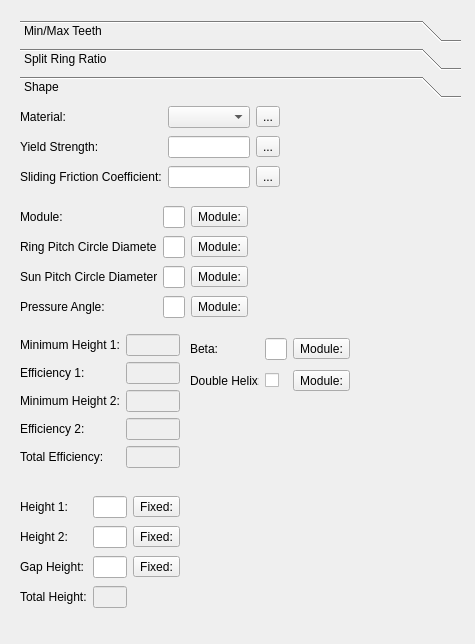
<?xml version="1.0" encoding="UTF-8"?>
<ui version="4.0">
 <class>Dialog</class>
 <widget class="QDialog" name="Dialog">
  <property name="geometry">
   <rect>
    <x>0</x>
    <y>0</y>
    <width>475</width>
    <height>644</height>
   </rect>
  </property>
  <property name="windowTitle">
   <string>Dialog</string>
  </property>
  <widget class="QToolBox" name="toolBox">
   <property name="geometry">
    <rect>
     <x>20</x>
     <y>20</y>
     <width>441</width>
     <height>611</height>
    </rect>
   </property>
   <property name="currentIndex">
    <number>2</number>
   </property>
   <widget class="QWidget" name="min_max_teeth_page">
    <property name="geometry">
     <rect>
      <x>0</x>
      <y>0</y>
      <width>441</width>
      <height>518</height>
     </rect>
    </property>
    <attribute name="label">
     <string>Min/Max Teeth</string>
    </attribute>
    <widget class="QWidget" name="verticalLayoutWidget">
     <property name="geometry">
      <rect>
       <x>0</x>
       <y>20</y>
       <width>431</width>
       <height>200</height>
      </rect>
     </property>
     <layout class="QVBoxLayout" name="verticalLayout">
      <item>
       <layout class="QHBoxLayout" name="horizontalLayout">
        <item>
         <widget class="QLabel" name="label">
          <property name="text">
           <string>Min Sun-1 Teeth:</string>
          </property>
         </widget>
        </item>
        <item>
         <widget class="QSpinBox" name="min_sun_1_teeth_spinbox">
          <property name="minimum">
           <number>0</number>
          </property>
          <property name="maximum">
           <number>99999</number>
          </property>
         </widget>
        </item>
        <item>
         <widget class="QToolButton" name="min_sun_1_teeth_spinbox_lock">
          <property name="text">
           <string>...</string>
          </property>
          <property name="icon">
           <iconset theme="lock"/>
          </property>
         </widget>
        </item>
        <item>
         <widget class="QLabel" name="label_2">
          <property name="text">
           <string>Max Sun-1 Teeth:</string>
          </property>
         </widget>
        </item>
        <item>
         <widget class="QSpinBox" name="max_sun_1_teeth_spinbox">
          <property name="minimum">
           <number>0</number>
          </property>
          <property name="maximum">
           <number>99999</number>
          </property>
         </widget>
        </item>
        <item>
         <widget class="QToolButton" name="max_sun_1_teeth_spinbox_lock">
          <property name="text">
           <string>...</string>
          </property>
          <property name="icon">
           <iconset theme="lock"/>
          </property>
         </widget>
        </item>
       </layout>
      </item>
      <item>
       <layout class="QHBoxLayout" name="horizontalLayout_2">
        <item>
         <widget class="QLabel" name="label_3">
          <property name="text">
           <string>Min Planet-1 Teeth:</string>
          </property>
         </widget>
        </item>
        <item>
         <widget class="QSpinBox" name="min_planet_1_teeth_spinbox">
          <property name="minimum">
           <number>0</number>
          </property>
          <property name="maximum">
           <number>99999</number>
          </property>
         </widget>
        </item>
        <item>
         <widget class="QToolButton" name="min_planet_1_teeth_spinbox_lock">
          <property name="text">
           <string>...</string>
          </property>
          <property name="icon">
           <iconset theme="lock"/>
          </property>
         </widget>
        </item>
        <item>
         <widget class="QLabel" name="label_4">
          <property name="text">
           <string>Max Planet-1 Teeth:</string>
          </property>
         </widget>
        </item>
        <item>
         <widget class="QSpinBox" name="max_planet_1_teeth_spinbox">
          <property name="minimum">
           <number>0</number>
          </property>
          <property name="maximum">
           <number>99999</number>
          </property>
         </widget>
        </item>
        <item>
         <widget class="QToolButton" name="max_planet_1_teeth_spinbox_lock">
          <property name="text">
           <string>...</string>
          </property>
          <property name="icon">
           <iconset theme="lock"/>
          </property>
         </widget>
        </item>
       </layout>
      </item>
      <item>
       <layout class="QHBoxLayout" name="horizontalLayout_3">
        <item>
         <widget class="QLabel" name="label_5">
          <property name="text">
           <string>Min Ring-1 Teeth:</string>
          </property>
         </widget>
        </item>
        <item>
         <widget class="QSpinBox" name="min_ring_1_teeth_spinbox">
          <property name="minimum">
           <number>0</number>
          </property>
          <property name="maximum">
           <number>99999</number>
          </property>
         </widget>
        </item>
        <item>
         <widget class="QToolButton" name="min_ring_1_teeth_spinbox_lock">
          <property name="text">
           <string>...</string>
          </property>
          <property name="icon">
           <iconset theme="lock"/>
          </property>
         </widget>
        </item>
        <item>
         <widget class="QLabel" name="label_6">
          <property name="text">
           <string>Max Ring-1 Teeth:</string>
          </property>
         </widget>
        </item>
        <item>
         <widget class="QSpinBox" name="max_ring_1_teeth_spinbox">
          <property name="minimum">
           <number>0</number>
          </property>
          <property name="maximum">
           <number>99999</number>
          </property>
         </widget>
        </item>
        <item>
         <widget class="QToolButton" name="miax_ring_1_teeth_spinbox_lock">
          <property name="text">
           <string>...</string>
          </property>
          <property name="icon">
           <iconset theme="lock"/>
          </property>
         </widget>
        </item>
       </layout>
      </item>
      <item>
       <layout class="QHBoxLayout" name="horizontalLayout_4">
        <item>
         <widget class="QLabel" name="label_7">
          <property name="text">
           <string>Min Sun-2 Teeth:</string>
          </property>
         </widget>
        </item>
        <item>
         <widget class="QSpinBox" name="min_sun_2_teeth_spinbox">
          <property name="minimum">
           <number>0</number>
          </property>
          <property name="maximum">
           <number>99999</number>
          </property>
         </widget>
        </item>
        <item>
         <widget class="QToolButton" name="min_sun_2_teeth_spinbox_lock">
          <property name="text">
           <string>...</string>
          </property>
          <property name="icon">
           <iconset theme="lock"/>
          </property>
         </widget>
        </item>
        <item>
         <widget class="QLabel" name="label_8">
          <property name="text">
           <string>Max Sun-2 Teeth:</string>
          </property>
         </widget>
        </item>
        <item>
         <widget class="QSpinBox" name="max_sun_2_teeth_spinbox">
          <property name="minimum">
           <number>0</number>
          </property>
          <property name="maximum">
           <number>99999</number>
          </property>
         </widget>
        </item>
        <item>
         <widget class="QToolButton" name="max_sun_2_teeth_spinbox_lock">
          <property name="text">
           <string>...</string>
          </property>
          <property name="icon">
           <iconset theme="lock"/>
          </property>
         </widget>
        </item>
       </layout>
      </item>
      <item>
       <layout class="QHBoxLayout" name="horizontalLayout_5">
        <item>
         <widget class="QLabel" name="label_9">
          <property name="text">
           <string>Min Planet-2 Teeth:</string>
          </property>
         </widget>
        </item>
        <item>
         <widget class="QSpinBox" name="min_planet_2_teeth_spinbox">
          <property name="minimum">
           <number>0</number>
          </property>
          <property name="maximum">
           <number>99999</number>
          </property>
         </widget>
        </item>
        <item>
         <widget class="QToolButton" name="min_planet_2_teeth_spinbox_lock">
          <property name="text">
           <string>...</string>
          </property>
          <property name="icon">
           <iconset theme="lock"/>
          </property>
         </widget>
        </item>
        <item>
         <widget class="QLabel" name="label_10">
          <property name="text">
           <string>Max Planet-2 Teeth:</string>
          </property>
         </widget>
        </item>
        <item>
         <widget class="QSpinBox" name="max_planet_2_teeth_spinbox">
          <property name="minimum">
           <number>0</number>
          </property>
          <property name="maximum">
           <number>99999</number>
          </property>
         </widget>
        </item>
        <item>
         <widget class="QToolButton" name="max_planet_2_teeth_spinbox_lock">
          <property name="text">
           <string>...</string>
          </property>
          <property name="icon">
           <iconset theme="lock"/>
          </property>
         </widget>
        </item>
       </layout>
      </item>
      <item>
       <layout class="QHBoxLayout" name="horizontalLayout_6">
        <item>
         <widget class="QLabel" name="label_11">
          <property name="text">
           <string>Min Ring-2 Teeth:</string>
          </property>
         </widget>
        </item>
        <item>
         <widget class="QSpinBox" name="min_ring_2_teeth_spinbox">
          <property name="minimum">
           <number>0</number>
          </property>
          <property name="maximum">
           <number>99999</number>
          </property>
         </widget>
        </item>
        <item>
         <widget class="QToolButton" name="min_ring_2_teeth_spinbox_lock">
          <property name="text">
           <string>...</string>
          </property>
          <property name="icon">
           <iconset theme="lock"/>
          </property>
         </widget>
        </item>
        <item>
         <widget class="QLabel" name="label_12">
          <property name="text">
           <string>Max Ring-2 Teeth:</string>
          </property>
         </widget>
        </item>
        <item>
         <widget class="QSpinBox" name="max_ring_2_teeth_spinbox">
          <property name="minimum">
           <number>0</number>
          </property>
          <property name="maximum">
           <number>99999</number>
          </property>
         </widget>
        </item>
        <item>
         <widget class="QToolButton" name="max_ring_2_teeth_spinbox_lock">
          <property name="text">
           <string>...</string>
          </property>
          <property name="icon">
           <iconset theme="lock"/>
          </property>
         </widget>
        </item>
       </layout>
      </item>
     </layout>
    </widget>
   </widget>
   <widget class="QWidget" name="split_ring_ratio_page">
    <property name="geometry">
     <rect>
      <x>0</x>
      <y>0</y>
      <width>441</width>
      <height>518</height>
     </rect>
    </property>
    <attribute name="label">
     <string>Split Ring Ratio</string>
    </attribute>
    <widget class="QWidget" name="verticalLayoutWidget_2">
     <property name="geometry">
      <rect>
       <x>10</x>
       <y>0</y>
       <width>161</width>
       <height>95</height>
      </rect>
     </property>
     <layout class="QVBoxLayout" name="verticalLayout_2">
      <item>
       <layout class="QHBoxLayout" name="horizontalLayout_7">
        <item>
         <widget class="QLabel" name="label_33">
          <property name="text">
           <string>Input:</string>
          </property>
         </widget>
        </item>
        <item>
         <widget class="QComboBox" name="input_combobox"/>
        </item>
        <item>
         <widget class="QToolButton" name="input_combobox_lock">
          <property name="text">
           <string>...</string>
          </property>
          <property name="icon">
           <iconset theme="lock"/>
          </property>
         </widget>
        </item>
       </layout>
      </item>
      <item>
       <layout class="QHBoxLayout" name="horizontalLayout_8">
        <item>
         <widget class="QLabel" name="label_35">
          <property name="text">
           <string>Output:</string>
          </property>
         </widget>
        </item>
        <item>
         <widget class="QComboBox" name="output_combobox"/>
        </item>
        <item>
         <widget class="QToolButton" name="output_combobox_lock">
          <property name="text">
           <string>...</string>
          </property>
          <property name="icon">
           <iconset theme="lock"/>
          </property>
         </widget>
        </item>
       </layout>
      </item>
      <item>
       <layout class="QHBoxLayout" name="horizontalLayout_9">
        <item>
         <widget class="QLabel" name="label_34">
          <property name="text">
           <string>Fixed:</string>
          </property>
         </widget>
        </item>
        <item>
         <widget class="QComboBox" name="fixed_combobox"/>
        </item>
        <item>
         <widget class="QToolButton" name="fixed_combobox_lock">
          <property name="text">
           <string>Fixed:</string>
          </property>
          <property name="icon">
           <iconset theme="lock"/>
          </property>
         </widget>
        </item>
       </layout>
      </item>
     </layout>
    </widget>
    <widget class="QWidget" name="verticalLayoutWidget_3">
     <property name="geometry">
      <rect>
       <x>10</x>
       <y>100</y>
       <width>210</width>
       <height>96</height>
      </rect>
     </property>
     <layout class="QVBoxLayout" name="verticalLayout_3">
      <item>
       <layout class="QHBoxLayout" name="horizontalLayout_10">
        <item>
         <widget class="QLabel" name="label_27">
          <property name="text">
           <string>Gear Addendum:</string>
          </property>
         </widget>
        </item>
        <item>
         <widget class="QLineEdit" name="gear_addendum_lineedit"/>
        </item>
        <item>
         <widget class="QToolButton" name="gear_addendum_lineedit_lock">
          <property name="text">
           <string>...</string>
          </property>
          <property name="icon">
           <iconset theme="lock"/>
          </property>
         </widget>
        </item>
       </layout>
      </item>
      <item>
       <layout class="QHBoxLayout" name="horizontalLayout_11">
        <item>
         <widget class="QLabel" name="label_28">
          <property name="text">
           <string>Planet Clearance:</string>
          </property>
         </widget>
        </item>
        <item>
         <widget class="QLineEdit" name="planet_clearance_lineedit"/>
        </item>
        <item>
         <widget class="QToolButton" name="planet_clearance_lineedit_lock">
          <property name="text">
           <string>...</string>
          </property>
          <property name="icon">
           <iconset theme="lock"/>
          </property>
         </widget>
        </item>
       </layout>
      </item>
      <item>
       <layout class="QHBoxLayout" name="horizontalLayout_12">
        <item>
         <widget class="QLabel" name="label_29">
          <property name="text">
           <string>Number of Planets:</string>
          </property>
         </widget>
        </item>
        <item>
         <widget class="QSpinBox" name="number_of_planets_spinbox">
          <property name="minimum">
           <number>0</number>
          </property>
          <property name="maximum">
           <number>99999</number>
          </property>
         </widget>
        </item>
        <item>
         <widget class="QToolButton" name="number_of_planets_spinbox_lock">
          <property name="text">
           <string>...</string>
          </property>
          <property name="icon">
           <iconset theme="lock"/>
          </property>
         </widget>
        </item>
       </layout>
      </item>
     </layout>
    </widget>
    <widget class="QWidget" name="verticalLayoutWidget_4">
     <property name="geometry">
      <rect>
       <x>10</x>
       <y>200</y>
       <width>301</width>
       <height>95</height>
      </rect>
     </property>
     <layout class="QVBoxLayout" name="verticalLayout_4">
      <item>
       <layout class="QHBoxLayout" name="horizontalLayout_13">
        <item>
         <widget class="QLabel" name="label_15">
          <property name="text">
           <string>Target Gear Ratio:</string>
          </property>
         </widget>
        </item>
        <item>
         <widget class="QLineEdit" name="target_gear_ratio_lineedit"/>
        </item>
        <item>
         <widget class="QToolButton" name="target_gear_ratio_lineedit_lock">
          <property name="text">
           <string>...</string>
          </property>
          <property name="icon">
           <iconset theme="lock"/>
          </property>
         </widget>
        </item>
       </layout>
      </item>
      <item>
       <layout class="QHBoxLayout" name="horizontalLayout_14">
        <item>
         <widget class="QLabel" name="label_13">
          <property name="text">
           <string>Calculating Options:</string>
          </property>
         </widget>
        </item>
        <item>
         <widget class="QProgressBar" name="gear_ratio_options_progress">
          <property name="value">
           <number>24</number>
          </property>
         </widget>
        </item>
        <item>
         <widget class="QPushButton" name="gear_ratio_options_progress_abort">
          <property name="text">
           <string>Abort</string>
          </property>
         </widget>
        </item>
       </layout>
      </item>
      <item>
       <layout class="QHBoxLayout" name="horizontalLayout_15">
        <item>
         <widget class="QLabel" name="label_14">
          <property name="text">
           <string>Options:</string>
          </property>
         </widget>
        </item>
        <item>
         <widget class="QComboBox" name="gear_ratio_options_combobox"/>
        </item>
        <item>
         <widget class="QToolButton" name="gear_ratio_options_combobox_lock">
          <property name="text">
           <string>...</string>
          </property>
          <property name="icon">
           <iconset theme="lock"/>
          </property>
         </widget>
        </item>
       </layout>
      </item>
     </layout>
    </widget>
    <widget class="QWidget" name="gridLayoutWidget_3">
     <property name="geometry">
      <rect>
       <x>10</x>
       <y>300</y>
       <width>301</width>
       <height>51</height>
      </rect>
     </property>
     <layout class="QGridLayout" name="gridLayout_3">
      <item row="0" column="1">
       <widget class="QLabel" name="is_planet_neighbor_constraint_satisfied_indicator_label">
        <property name="text">
         <string>X</string>
        </property>
        <property name="alignment">
         <set>Qt::AlignmentFlag::AlignCenter</set>
        </property>
       </widget>
      </item>
      <item row="0" column="0">
       <widget class="QLabel" name="label_30">
        <property name="text">
         <string>Is planet neighbor constraint satisfied:</string>
        </property>
       </widget>
      </item>
      <item row="1" column="0">
       <widget class="QLabel" name="label_31">
        <property name="text">
         <string>Is homogeneity distribution constraint satisfied:</string>
        </property>
       </widget>
      </item>
      <item row="1" column="1">
       <widget class="QLabel" name="is_homogeneity_distribution_constraint_satisfied_indicator_label">
        <property name="text">
         <string>X</string>
        </property>
        <property name="alignment">
         <set>Qt::AlignmentFlag::AlignCenter</set>
        </property>
       </widget>
      </item>
     </layout>
    </widget>
   </widget>
   <widget class="QWidget" name="shape_page">
    <property name="geometry">
     <rect>
      <x>0</x>
      <y>0</y>
      <width>441</width>
      <height>518</height>
     </rect>
    </property>
    <attribute name="label">
     <string>Shape</string>
    </attribute>
    <widget class="QWidget" name="formLayoutWidget">
     <property name="geometry">
      <rect>
       <x>0</x>
       <y>230</y>
       <width>160</width>
       <height>151</height>
      </rect>
     </property>
     <layout class="QFormLayout" name="formLayout">
      <item row="0" column="0">
       <widget class="QLabel" name="label_16">
        <property name="text">
         <string>Minimum Height 1:</string>
        </property>
       </widget>
      </item>
      <item row="0" column="1">
       <widget class="QLineEdit" name="minimum_height_1_indicator_lineedit">
        <property name="enabled">
         <bool>false</bool>
        </property>
       </widget>
      </item>
      <item row="1" column="1">
       <widget class="QLineEdit" name="efficiency_1_indicator_lineedit">
        <property name="enabled">
         <bool>false</bool>
        </property>
       </widget>
      </item>
      <item row="2" column="0">
       <widget class="QLabel" name="label_22">
        <property name="text">
         <string>Minimum Height 2:</string>
        </property>
       </widget>
      </item>
      <item row="2" column="1">
       <widget class="QLineEdit" name="minimum_height_2_indicator_lineedit">
        <property name="enabled">
         <bool>false</bool>
        </property>
       </widget>
      </item>
      <item row="3" column="0">
       <widget class="QLabel" name="label_23">
        <property name="text">
         <string>Efficiency 2:</string>
        </property>
       </widget>
      </item>
      <item row="3" column="1">
       <widget class="QLineEdit" name="efficiency_2_indicator_lineedit">
        <property name="enabled">
         <bool>false</bool>
        </property>
       </widget>
      </item>
      <item row="4" column="0">
       <widget class="QLabel" name="label_25">
        <property name="text">
         <string>Total Efficiency:</string>
        </property>
       </widget>
      </item>
      <item row="4" column="1">
       <widget class="QLineEdit" name="efficiency_total_indicator_lineedit">
        <property name="enabled">
         <bool>false</bool>
        </property>
       </widget>
      </item>
      <item row="1" column="0">
       <widget class="QLabel" name="label_17">
        <property name="text">
         <string>Efficiency 1:</string>
        </property>
       </widget>
      </item>
     </layout>
    </widget>
    <widget class="QWidget" name="gridLayoutWidget">
     <property name="geometry">
      <rect>
       <x>0</x>
       <y>0</y>
       <width>260</width>
       <height>89</height>
      </rect>
     </property>
     <layout class="QGridLayout" name="gridLayout">
      <item row="0" column="2">
       <widget class="QToolButton" name="material_combobox_lock">
        <property name="text">
         <string>...</string>
        </property>
        <property name="icon">
         <iconset theme="lock"/>
        </property>
       </widget>
      </item>
      <item row="0" column="1">
       <widget class="QComboBox" name="material_combobox"/>
      </item>
      <item row="1" column="0">
       <widget class="QLabel" name="label_19">
        <property name="text">
         <string>Yield Strength:</string>
        </property>
       </widget>
      </item>
      <item row="1" column="1">
       <widget class="QLineEdit" name="yield_strength_lineedit"/>
      </item>
      <item row="0" column="0">
       <widget class="QLabel" name="label_20">
        <property name="text">
         <string>Material:</string>
        </property>
       </widget>
      </item>
      <item row="1" column="2">
       <widget class="QToolButton" name="yield_strength_lineedit_lock">
        <property name="text">
         <string>...</string>
        </property>
        <property name="icon">
         <iconset theme="lock"/>
        </property>
       </widget>
      </item>
      <item row="2" column="0">
       <widget class="QLabel" name="label_21">
        <property name="text">
         <string>Sliding Friction Coefficient:</string>
        </property>
       </widget>
      </item>
      <item row="2" column="1">
       <widget class="QLineEdit" name="sliding_friction_lineedit"/>
      </item>
      <item row="2" column="2">
       <widget class="QToolButton" name="sliding_friction_lineedit_lock">
        <property name="text">
         <string>...</string>
        </property>
        <property name="icon">
         <iconset theme="lock"/>
        </property>
       </widget>
      </item>
     </layout>
    </widget>
    <widget class="QWidget" name="gridLayoutWidget_6">
     <property name="geometry">
      <rect>
       <x>0</x>
       <y>100</y>
       <width>228</width>
       <height>120</height>
      </rect>
     </property>
     <layout class="QGridLayout" name="gridLayout_6">
      <item row="3" column="2">
       <widget class="QToolButton" name="pressure_angle_lineedit_lock">
        <property name="text">
         <string>Module:</string>
        </property>
        <property name="icon">
         <iconset theme="lock"/>
        </property>
       </widget>
      </item>
      <item row="0" column="1">
       <widget class="QLineEdit" name="module_lineedit">
        <property name="enabled">
         <bool>true</bool>
        </property>
       </widget>
      </item>
      <item row="1" column="1">
       <widget class="QLineEdit" name="ring_pitch_circle_diam_lineedit">
        <property name="enabled">
         <bool>true</bool>
        </property>
       </widget>
      </item>
      <item row="0" column="2">
       <widget class="QToolButton" name="module_lineedit_lock">
        <property name="text">
         <string>Module:</string>
        </property>
        <property name="icon">
         <iconset theme="lock"/>
        </property>
       </widget>
      </item>
      <item row="1" column="2">
       <widget class="QToolButton" name="ring_pitch_circle_diam_lineedit_lock">
        <property name="text">
         <string>Module:</string>
        </property>
        <property name="icon">
         <iconset theme="lock"/>
        </property>
       </widget>
      </item>
      <item row="0" column="0">
       <widget class="QLabel" name="label_36">
        <property name="text">
         <string>Module:</string>
        </property>
       </widget>
      </item>
      <item row="3" column="0">
       <widget class="QLabel" name="label_37">
        <property name="text">
         <string>Pressure Angle:</string>
        </property>
       </widget>
      </item>
      <item row="3" column="1">
       <widget class="QLineEdit" name="pressure_angle_lineedit">
        <property name="enabled">
         <bool>true</bool>
        </property>
       </widget>
      </item>
      <item row="1" column="0">
       <widget class="QLabel" name="label_38">
        <property name="text">
         <string>Ring Pitch Circle Diameter:</string>
        </property>
       </widget>
      </item>
      <item row="2" column="0">
       <widget class="QLabel" name="label_39">
        <property name="text">
         <string>Sun Pitch Circle Diameter:</string>
        </property>
       </widget>
      </item>
      <item row="2" column="1">
       <widget class="QLineEdit" name="sun_pitch_circle_diam_lineedit">
        <property name="enabled">
         <bool>true</bool>
        </property>
       </widget>
      </item>
      <item row="2" column="2">
       <widget class="QToolButton" name="sun_pitch_circle_diam_lineedit_lock">
        <property name="text">
         <string>Module:</string>
        </property>
        <property name="icon">
         <iconset theme="lock"/>
        </property>
       </widget>
      </item>
     </layout>
    </widget>
    <widget class="QWidget" name="gridLayoutWidget_2">
     <property name="geometry">
      <rect>
       <x>0</x>
       <y>390</y>
       <width>160</width>
       <height>120</height>
      </rect>
     </property>
     <layout class="QGridLayout" name="gridLayout_2">
      <item row="2" column="2">
       <widget class="QToolButton" name="height_gap_lineedit_lock">
        <property name="text">
         <string>Fixed:</string>
        </property>
        <property name="icon">
         <iconset theme="lock"/>
        </property>
       </widget>
      </item>
      <item row="1" column="2">
       <widget class="QToolButton" name="height_2_lineedit_lock">
        <property name="text">
         <string>Fixed:</string>
        </property>
        <property name="icon">
         <iconset theme="lock"/>
        </property>
       </widget>
      </item>
      <item row="2" column="0">
       <widget class="QLabel" name="label_26">
        <property name="text">
         <string>Gap Height:</string>
        </property>
       </widget>
      </item>
      <item row="0" column="1">
       <widget class="QLineEdit" name="height_1_lineedit">
        <property name="enabled">
         <bool>true</bool>
        </property>
       </widget>
      </item>
      <item row="0" column="2">
       <widget class="QToolButton" name="height_1_lineedit_lock">
        <property name="text">
         <string>Fixed:</string>
        </property>
        <property name="icon">
         <iconset theme="lock"/>
        </property>
       </widget>
      </item>
      <item row="1" column="0">
       <widget class="QLabel" name="label_24">
        <property name="text">
         <string>Height 2:</string>
        </property>
       </widget>
      </item>
      <item row="0" column="0">
       <widget class="QLabel" name="label_18">
        <property name="text">
         <string>Height 1:</string>
        </property>
       </widget>
      </item>
      <item row="1" column="1">
       <widget class="QLineEdit" name="height_2_lineedit">
        <property name="enabled">
         <bool>true</bool>
        </property>
       </widget>
      </item>
      <item row="2" column="1">
       <widget class="QLineEdit" name="height_gap_lineedit">
        <property name="enabled">
         <bool>true</bool>
        </property>
       </widget>
      </item>
      <item row="3" column="0">
       <widget class="QLabel" name="label_32">
        <property name="text">
         <string>Total Height:</string>
        </property>
       </widget>
      </item>
      <item row="3" column="1">
       <widget class="QLineEdit" name="height_total_indicator_lineedit">
        <property name="enabled">
         <bool>false</bool>
        </property>
       </widget>
      </item>
     </layout>
    </widget>
    <widget class="QWidget" name="gridLayoutWidget_8">
     <property name="geometry">
      <rect>
       <x>170</x>
       <y>230</y>
       <width>160</width>
       <height>61</height>
      </rect>
     </property>
     <layout class="QGridLayout" name="gridLayout_8">
      <item row="0" column="2">
       <widget class="QToolButton" name="beta_lineedit_lock">
        <property name="text">
         <string>Module:</string>
        </property>
        <property name="icon">
         <iconset theme="lock"/>
        </property>
       </widget>
      </item>
      <item row="0" column="1">
       <widget class="QLineEdit" name="beta_lineedit">
        <property name="enabled">
         <bool>true</bool>
        </property>
       </widget>
      </item>
      <item row="0" column="0">
       <widget class="QLabel" name="label_40">
        <property name="text">
         <string>Beta:</string>
        </property>
       </widget>
      </item>
      <item row="1" column="0">
       <widget class="QLabel" name="label_41">
        <property name="text">
         <string>Double Helix:</string>
        </property>
       </widget>
      </item>
      <item row="1" column="1">
       <widget class="QCheckBox" name="double_helix_checkbox">
        <property name="text">
         <string/>
        </property>
       </widget>
      </item>
      <item row="1" column="2">
       <widget class="QToolButton" name="double_helix_checkbox_lock">
        <property name="text">
         <string>Module:</string>
        </property>
        <property name="icon">
         <iconset theme="lock"/>
        </property>
       </widget>
      </item>
     </layout>
    </widget>
   </widget>
  </widget>
 </widget>
 <resources/>
 <connections/>
</ui>
